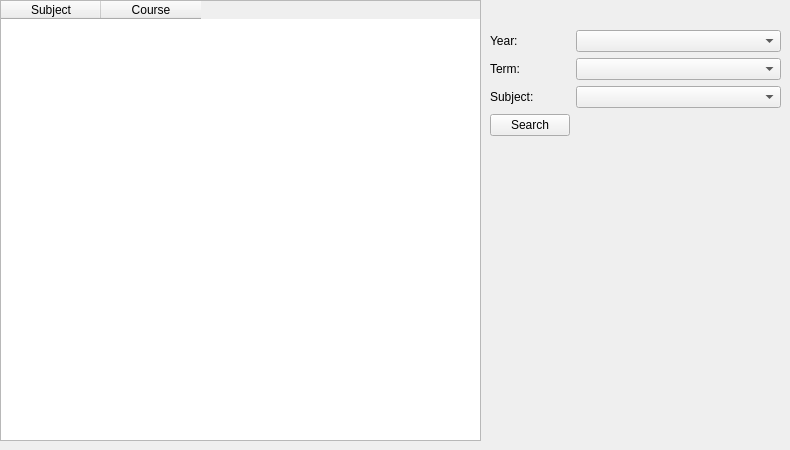
      <widget class="QWidget" name="tab_10">
       <attribute name="title">
        <string>Registration</string>
       </attribute>
       <widget class="QWidget" name="formLayoutWidget_7">
        <property name="geometry">
         <rect>
          <x>490</x>
          <y>30</y>
          <width>291</width>
          <height>391</height>
         </rect>
        </property>
        <layout class="QFormLayout" name="formLayout_3">
         <property name="sizeConstraint">
          <enum>QLayout::SetNoConstraint</enum>
         </property>
         <property name="fieldGrowthPolicy">
          <enum>QFormLayout::AllNonFixedFieldsGrow</enum>
         </property>
         <item row="0" column="0">
          <widget class="QLabel" name="label_RYear">
           <property name="text">
            <string>Year:</string>
           </property>
          </widget>
         </item>
         <item row="0" column="1">
          <widget class="QComboBox" name="comboBox_RYear"/>
         </item>
         <item row="1" column="0">
          <widget class="QLabel" name="label_RTerm">
           <property name="text">
            <string>Term:</string>
           </property>
          </widget>
         </item>
         <item row="1" column="1">
          <widget class="QComboBox" name="comboBox_RTerm"/>
         </item>
         <item row="2" column="0">
          <widget class="QLabel" name="label_RSubject">
           <property name="text">
            <string>Subject:</string>
           </property>
          </widget>
         </item>
         <item row="2" column="1">
          <widget class="QComboBox" name="comboBox_RSubject"/>
         </item>
         <item row="3" column="0">
          <widget class="QPushButton" name="pushButton_RSearch">
           <property name="text">
            <string>Search</string>
           </property>
          </widget>
         </item>
        </layout>
       </widget>
       <widget class="QTableWidget" name="tableWidget">
        <property name="geometry">
         <rect>
          <x>0</x>
          <y>0</y>
          <width>481</width>
          <height>441</height>
         </rect>
        </property>
        <column>
         <property name="text">
          <string>Subject</string>
         </property>
        </column>
        <column>
         <property name="text">
          <string>Course</string>
         </property>
        </column>
       </widget>
      </widget>
